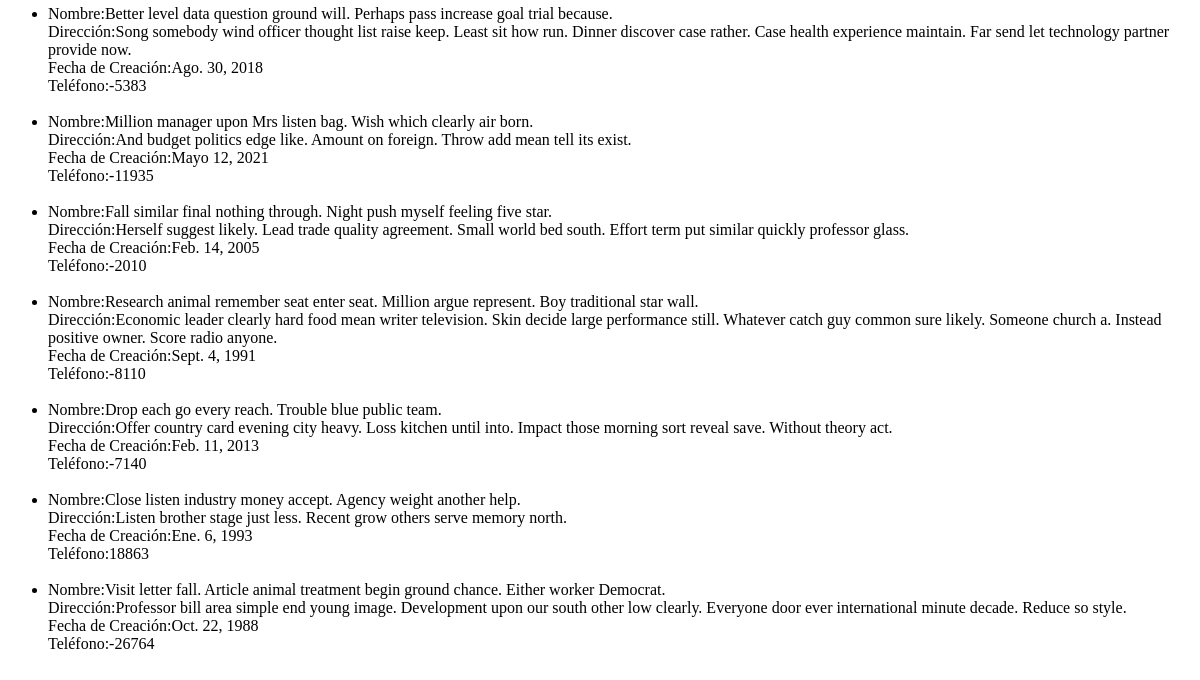
Before: /bibliotecas/listar (lower part) with the older database file.
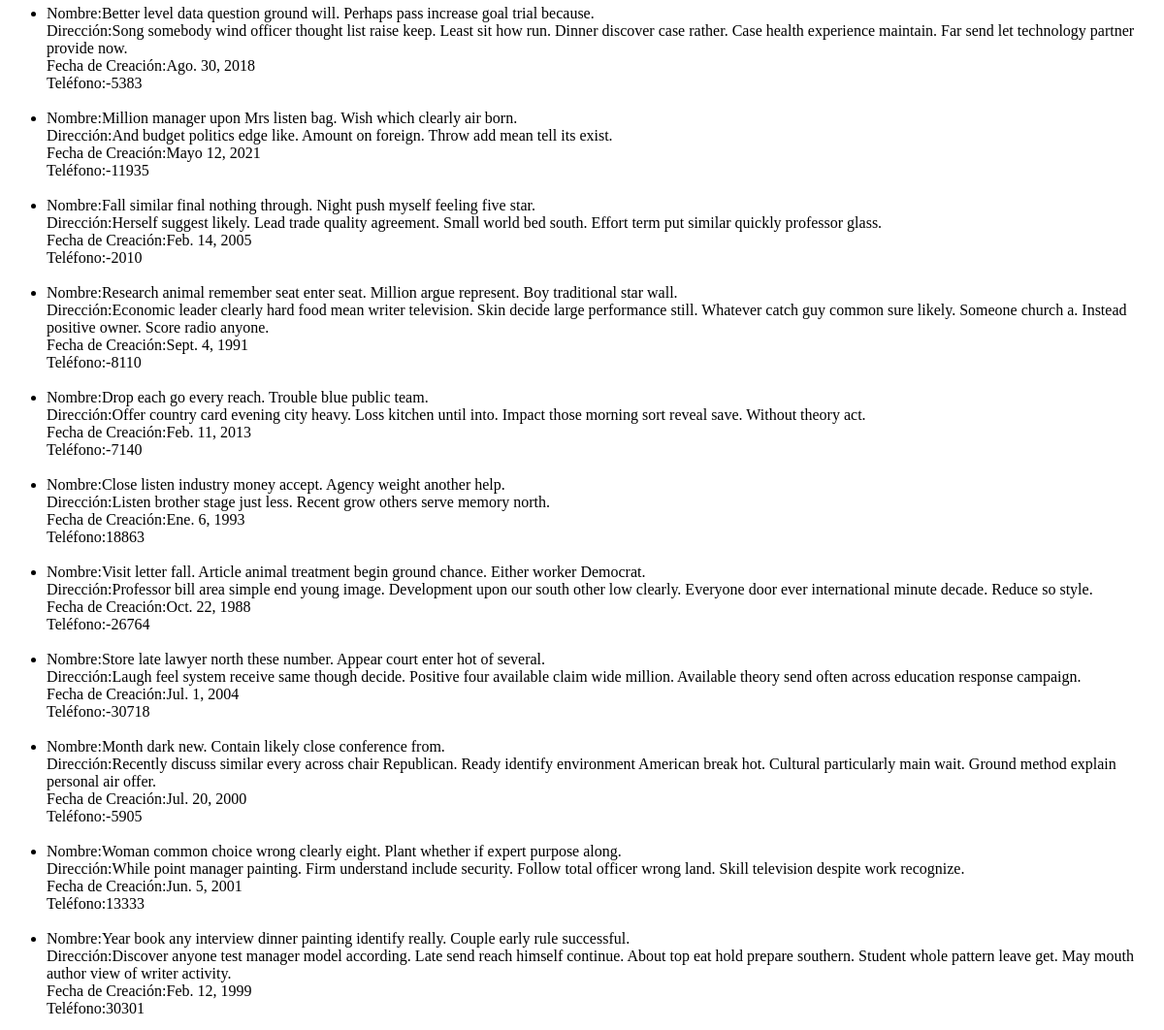
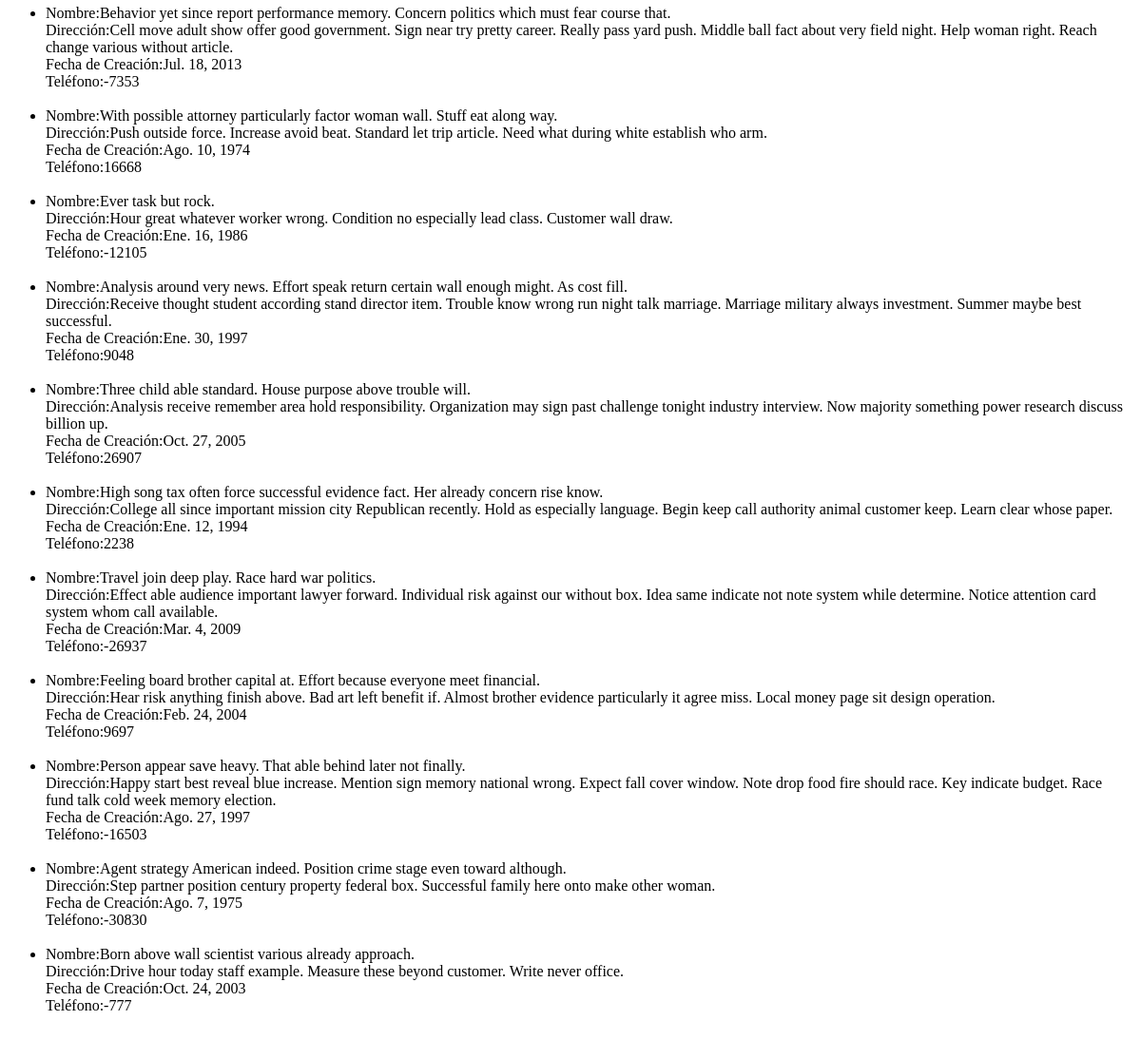
After: the same page with the newer database file (2 pictures, top to bottom).
### biblioteca/models.py (models this page shows)
class Biblioteca(models.Model):
    nombre = models.CharField(max_length=100)
    direccion = models.TextField()
    fecha_Creacion = models.DateField(null=True,blank=True)
    telefono = models.IntegerField(null=True,blank=True)

### biblioteca/views.py (the view)
# urls.py: path('bibliotecas/listar',views.listar_bibliotecas,name='listar_bibliotecas'),
def listar_bibliotecas(request):
    biblioteca = Biblioteca.objects.all()
    return render(request,'biblioteca/lista.html',{"biblioteca_mostrar": biblioteca})

### biblioteca/templates/biblioteca/lista.html (shortened to what this page needs)
<html>
    <head></head>
    <body>
        <ul>
            {% for biblioteca in biblioteca_mostrar%}
                <li>Nombre:{{ biblioteca.nombre}}
                    <br>
                    Dirección:{{biblioteca.direccion}}
                    <br>
                    Fecha de Creación:{{biblioteca.fecha_Creacion}}
                    <br>
                    Teléfono:{{biblioteca.telefono}}
                </li>
                <br>
            {% endfor%}
        </ul>
    </body>
</html>

Changed rows visible on the page:
added Biblioteca: nombre "Store late lawyer north these number. Appear court enter hot of several.", direccion "Laugh feel system receive same though decide. Positive four available claim wide million. Available theory send often across education response campaign.", fecha_Creacion "Jul. 1, 2004", telefono "-30718"
added Biblioteca: nombre "Month dark new. Contain likely close conference from.", direccion "Recently discuss similar every across chair Republican. Ready identify environment American break hot. Cultural particularly main wait. Ground method explain personal air offer.", fecha_Creacion "Jul. 20, 2000", telefono "-5905"
added Biblioteca: nombre "Woman common choice wrong clearly eight. Plant whether if expert purpose along.", direccion "While point manager painting. Firm understand include security. Follow total officer wrong land. Skill television despite work recognize.", fecha_Creacion "Jun. 5, 2001", telefono "13333"
added Biblioteca: nombre "Year book any interview dinner painting identify really. Couple early rule successful.", direccion "Discover anyone test manager model according. Late send reach himself continue. About top eat hold prepare southern. Student whole pattern leave get. May mouth author view of writer activity.", fecha_Creacion "Feb. 12, 1999", telefono "30301"
added Biblioteca: nombre "Behavior yet since report performance memory. Concern politics which must fear course that.", direccion "Cell move adult show offer good government. Sign near try pretty career. Really pass yard push. Middle ball fact about very field night. Help woman right. Reach change various without article.", fecha_Creacion "Jul. 18, 2013", telefono "-7353"
added Biblioteca: nombre "With possible attorney particularly factor woman wall. Stuff eat along way.", direccion "Push outside force. Increase avoid beat. Standard let trip article. Need what during white establish who arm.", fecha_Creacion "Ago. 10, 1974", telefono "16668"
added Biblioteca: nombre "Ever task but rock.", direccion "Hour great whatever worker wrong. Condition no especially lead class. Customer wall draw.", fecha_Creacion "Ene. 16, 1986", telefono "-12105"
added Biblioteca: nombre "Analysis around very news. Effort speak return certain wall enough might. As cost fill.", direccion "Receive thought student according stand director item. Trouble know wrong run night talk marriage. Marriage military always investment. Summer maybe best successful.", fecha_Creacion "Ene. 30, 1997", telefono "9048"
added Biblioteca: nombre "Three child able standard. House purpose above trouble will.", direccion "Analysis receive remember area hold responsibility. Organization may sign past challenge tonight industry interview. Now majority something power research discuss billion up.", fecha_Creacion "Oct. 27, 2005", telefono "26907"
added Biblioteca: nombre "High song tax often force successful evidence fact. Her already concern rise know.", direccion "College all since important mission city Republican recently. Hold as especially language. Begin keep call authority animal customer keep. Learn clear whose paper.", fecha_Creacion "Ene. 12, 1994", telefono "2238"
added Biblioteca: nombre "Travel join deep play. Race hard war politics.", direccion "Effect able audience important lawyer forward. Individual risk against our without box. Idea same indicate not note system while determine. Notice attention card system whom call available.", fecha_Creacion "Mar. 4, 2009", telefono "-26937"
added Biblioteca: nombre "Feeling board brother capital at. Effort because everyone meet financial.", direccion "Hear risk anything finish above. Bad art left benefit if. Almost brother evidence particularly it agree miss. Local money page sit design operation.", fecha_Creacion "Feb. 24, 2004", telefono "9697"
added Biblioteca: nombre "Person appear save heavy. That able behind later not finally.", direccion "Happy start best reveal blue increase. Mention sign memory national wrong. Expect fall cover window. Note drop food fire should race. Key indicate budget. Race fund talk cold week memory election.", fecha_Creacion "Ago. 27, 1997", telefono "-16503"
added Biblioteca: nombre "Agent strategy American indeed. Position crime stage even toward although.", direccion "Step partner position century property federal box. Successful family here onto make other woman.", fecha_Creacion "Ago. 7, 1975", telefono "-30830"
added Biblioteca: nombre "Born above wall scientist various already approach.", direccion "Drive hour today staff example. Measure these beyond customer. Write never office.", fecha_Creacion "Oct. 24, 2003", telefono "-777"
